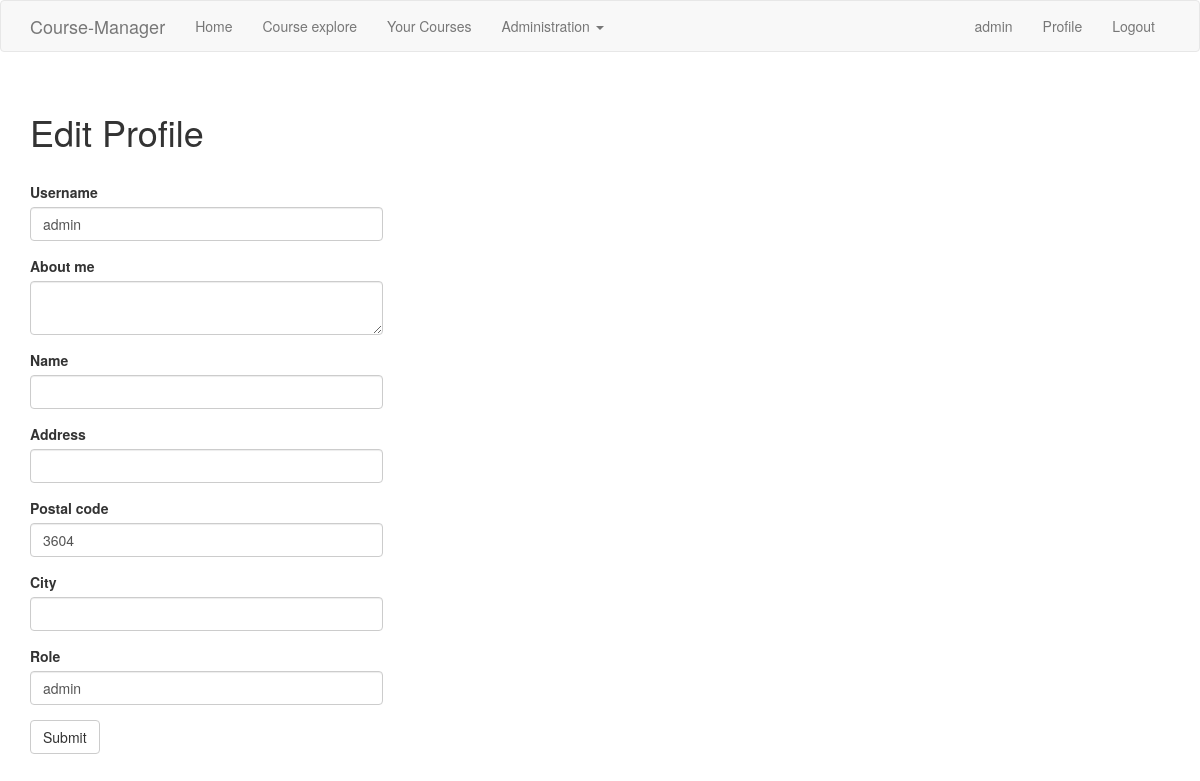
Screenshot of /edit_profile (signed in) with the database file from the repository.
### app/models.py (models this page shows, shortened)
class User(UserMixin, db.Model):
    id = db.Column(db.Integer, primary_key=True)
    username = db.Column(db.String(64), index=True, unique=True)
    email = db.Column(db.String(120), index=True, unique=True)
    password_hash = db.Column(db.String(128))
    courses = db.relationship('Course', backref='instructor', lazy='dynamic')
    about_me = db.Column(db.String(140))
    last_seen = db.Column(db.DateTime, default=datetime.utcnow)
    name = db.Column(db.String(128))
    address = db.Column(db.String(128))
    postalcode = db.Column(db.Integer)
    city = db.Column(db.String(128))
    role = db.Column(db.String(128))
    def registrated_courses(self):
        self.course_attendees
        return self.course_attendees.order_by(Course.date.desc())

### app/routes.py (the view)
@app.route('/edit_profile', methods=['GET', 'POST'])
@login_required
def edit_profile():
    form = EditProfileForm(current_user.username)
    if form.validate_on_submit():
        current_user.username = form.username.data
        current_user.about_me = form.about_me.data
        current_user.name = form.name.data
        current_user.address = form.address.data
        current_user.postalcode = form.postalcode.data
        current_user.city = form.city.data
        current_user.role = form.role.data
        db.session.commit()
        flash('Your changes have been saved.')
        return redirect(url_for('edit_profile'))
    elif request.method == 'GET':
        form.username.data = current_user.username
        form.about_me.data = current_user.about_me
        form.name.data = current_user.name
        form.address.data = current_user.address
        form.postalcode.data = current_user.postalcode
        form.city.data = current_user.city
        form.role.data = current_user.role
    return render_template('edit_profile.html', title='Edit Profile',
                           form=form)

### app/forms.py (shortened to what this page needs)
class EditProfileForm(FlaskForm):
    username = StringField('Username', validators=[DataRequired()])
    about_me = TextAreaField('About me', validators=[Length(min=0, max=140)])
    name = StringField('Name', validators=[Length(min=0, max=128)])
    address = StringField('Address', validators=[Length(min=0, max=128)])
    postalcode = IntegerField('Postal code', validators=[NumberRange(1,99999)])
    city = StringField('City', validators=[Length(min=0, max=128)])
    role = StringField('Role')
    submit = SubmitField('Submit')
    def __init__(self, original_username, *args, **kwargs):
        super(EditProfileForm, self).__init__(*args, **kwargs)
        self.original_username = original_username

### app/models.py (called while the page is built)
@login.user_loader
def load_user(id):
    return User.query.get(int(id))

### app/routes.py (called while the page is built)
@app.before_request
def before_request():
    if current_user.is_authenticated:
        current_user.last_seen = datetime.utcnow()
        db.session.commit()

### app/templates/edit_profile.html
{% extends "base.html" %}
{% import 'bootstrap/wtf.html' as wtf %}
{% block app_content %}
    <h1 class="mgFlexFullWidth">Edit Profile</h1>
    <div class="row mgFlexFullWidth">
        <div class="col-md-4">
            {{ wtf.quick_form(form) }}
        </div>
    </div>
{% endblock %}

### app/templates/base.html (shortened to what this page needs)
{% extends 'bootstrap/base.html' %}
{% block head %}
    {{ super() }}
    <link href="{{ url_for('static', filename='css/main.css') }}" rel="stylesheet">
{% endblock %}
{% block navbar %}
    <nav class="navbar navbar-default">
        <div class="container">
            <div class="navbar-header">
                <a class="navbar-brand" href="{{ url_for('index') }}">Course-Manager</a>
            </div>
            <div class="collapse navbar-collapse" id="navbarCollapse">
                <ul class="nav navbar-nav">
                    <li><a href="{{ url_for('index') }}">Home</a></li>
                    {% if not current_user.is_anonymous %}
                    <li><a href="{{ url_for('courses') }}">Course explore</a></li>
                        {% if current_user.courses.count() > 0 %}
                        <li><a href="{{ url_for('instructed_courses') }}">Your Courses</a></li>
                        {% endif %}
                        {% if current_user.role == 'admin' %}
                        <li class="dropdown">
                            <a href="#" class="dropdown-toggle" data-toggle="dropdown" role="button" aria-haspopup="true" aria-expanded="false">Administration <span class="caret"></span></a>
                        </li>
                        {% endif %}
                    {% endif %}
                </ul>
                <ul class="nav navbar-nav navbar-right">
                    {% if current_user.is_anonymous %}
                    <li><a href="{{ url_for('login') }}">Login</a></li>
                    {% else %}
                        {% if current_user.role == 'admin' %}
                            <li><a>{{ current_user.role }}</a></li>
                        {% endif %}
                    <li><a href="{{ url_for('user', username=current_user.username) }}">Profile</a></li>
                    <li><a href="{{ url_for('logout') }}">Logout</a></li>
                    {% endif %}
                </ul>
            </div>
        </div>
    </nav>
{% endblock %}
{% block content %}
    <div class="container mgFlexBase">
        {% block app_content %}{% endblock %}
    </div>
{% endblock %}

### app/static/css/main.css (style rules this page uses)
.mgFlexBase { display: flex; flex-wrap: wrap; gap: 20px; align-items: flex-start; }
.mgFlexFullWidth { flex: 1 100%; }

### rows the page displays
User: role "admin", username "admin", postalcode "3604"
